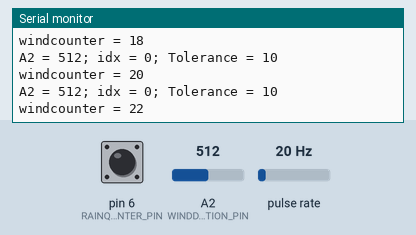
A sketch run on a simulated Arduino Uno, built with avr-gcc and run on an emulated ATmega328P. Parts: the last lines printed to the serial monitor. Wiring (inferred from the names in the program): pulse sensor: data pin 5. The test bench sets the inputs (shaded band); at power-on: pulse rate 20 Hz, pin 6 (RAINQUANTITYCOUNTER_PIN) HIGH, A2 (WINDDIRECTION_PIN) = 512.

Above: at 1.2 s.
1.3 s: pulse rate (sensor on pin 5) set to 50 Hz
At 1.34 s:
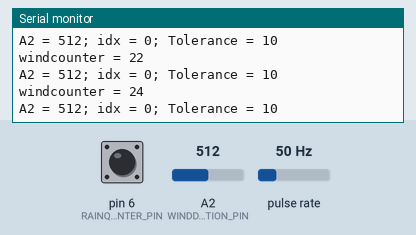
4.3 s: pin 6 (RAINQUANTITYCOUNTER_PIN) pulled LOW for 0.15 s
At 5.04 s:
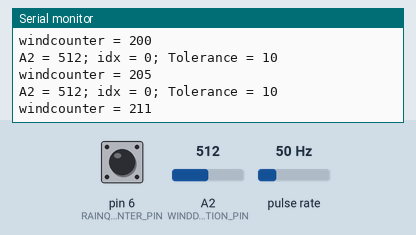
6.0 s: A2 (WINDDIRECTION_PIN) set to 716
At 6.06 s:
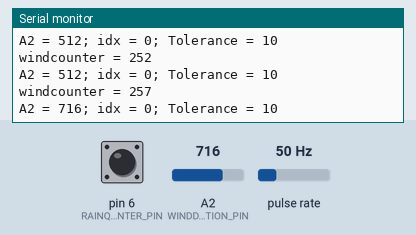
7.5 s: pin 6 (RAINQUANTITYCOUNTER_PIN) pulled LOW for 1 s
At 8.53 s:
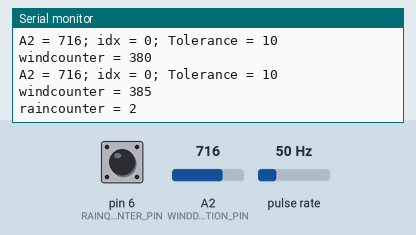
10.0 s: pulse rate (sensor on pin 5) set to 4 Hz
At 10.27 s:
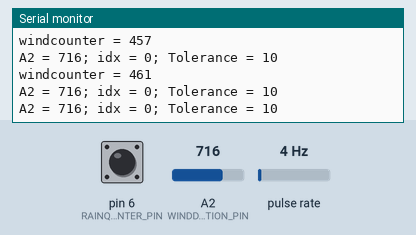
11.5 s: A2 (WINDDIRECTION_PIN) set to 900
At 11.5 s:
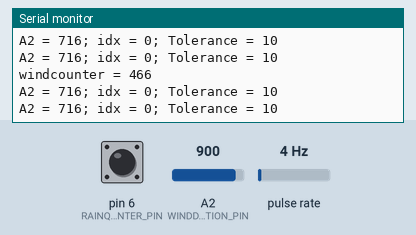
Timing chart, 0 to 14.0 s (numbered marks = the images above; inputs shaded):
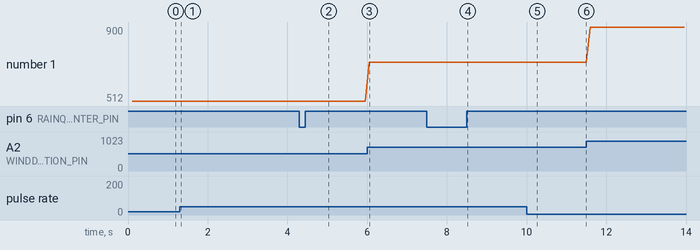

Measured:
- after the input at 4.3 s, the serial monitor: prints a new line after 0.23 s (image 2)
- after the input at 6.0 s, the serial monitor: prints a new line after 0.06 s (image 3)
- after the input at 7.5 s, the serial monitor: prints a new line after 1.0 s (image 4)
- after the input at 10.0 s, the serial monitor: prints a new line after 0.07 s (image 5)
- plotted number 1: 512 → 716 after the input at 6.0 s, 716 → 900 after the input at 11.5 s

The sketch:

WinddirResistorTest.ino
```cpp
#include <EnableInterrupt.h>

const uint16_t WINDDIRS[] = { 58, 74, 52, 115, 97, 328, 302, 790, 559, 663, 187, 205, 163, 420, 129, 153 };
#define WINDDIRECTION_PIN   A2
#define WINDCOUNTER_PIN     5
#define RAINQUANTITYCOUNTER_PIN              6     // Regenmengenmesser
volatile int _windcounter = 0;
int lastWindcounter = 0;
int lastRaincounter = 0;
volatile uint32_t _rainquantity_isr_counter = 0;

void setup() {
  Serial.begin(57600);
  pinMode(WINDDIRECTION_PIN, INPUT_PULLUP);
  pinMode(RAINQUANTITYCOUNTER_PIN, INPUT_PULLUP);
  // put your setup code here, to run once:
  if ( digitalPinToInterrupt(WINDCOUNTER_PIN) == NOT_AN_INTERRUPT ) enableInterrupt(WINDCOUNTER_PIN, windcounterISR, RISING); else attachInterrupt(digitalPinToInterrupt(WINDCOUNTER_PIN), windcounterISR, RISING);
  if ( digitalPinToInterrupt(RAINQUANTITYCOUNTER_PIN) == NOT_AN_INTERRUPT ) enableInterrupt(RAINQUANTITYCOUNTER_PIN, rainquantitycounterISR, RISING); else attachInterrupt(digitalPinToInterrupt(RAINQUANTITYCOUNTER_PIN), rainquantitycounterISR, RISING);
}

void loop() {
  delay(100);
  int winddir = 0;     // Grad/3: 60° = 20; 0° = Norden
  uint8_t idxwdir = 0;

  uint16_t aVal = 0;
  for (uint8_t i = 0; i <= 0xf; i++) {
    aVal += analogRead(WINDDIRECTION_PIN);
  }
  aVal = aVal >> 4;

  uint8_t WINDDIR_TOLERANCE = 2;
  if ((aVal > 100) && (aVal < 250)) WINDDIR_TOLERANCE = 5;
  if (aVal >= 250) WINDDIR_TOLERANCE = 10;

  for (uint8_t i = 0; i < sizeof(WINDDIRS) / sizeof(uint16_t); i++) {
    if (aVal < WINDDIRS[i] + WINDDIR_TOLERANCE && aVal > WINDDIRS[i] - WINDDIR_TOLERANCE) {
      idxwdir = i;
      winddir = (idxwdir * 15 + 2 / 2) / 2;
      break;
    }
  }
  Serial.println("A2 = " + String(aVal) + "; idx = " + String(idxwdir) + "; Tolerance = " + String(WINDDIR_TOLERANCE));

  if (lastWindcounter != _windcounter) {
    lastWindcounter = _windcounter;
    Serial.println("windcounter = " + String(_windcounter));
  }


  if (lastRaincounter != _rainquantity_isr_counter) {
    lastRaincounter = _rainquantity_isr_counter;
    Serial.println("raincounter = " + String(_rainquantity_isr_counter));
  }

}

void windcounterISR() {
  _windcounter++;
}

void rainquantitycounterISR() {
  _rainquantity_isr_counter++;
}
```
